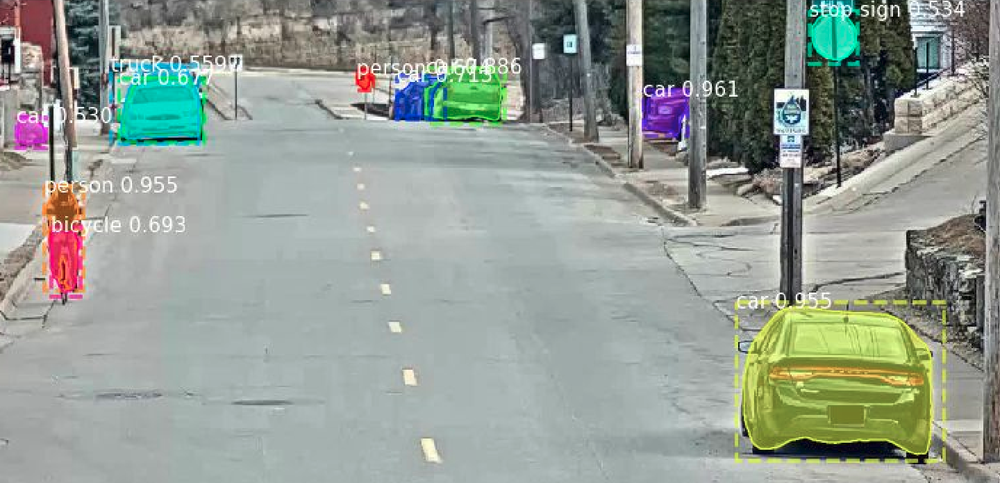
#> input picture images/segmented.png, 1000 x 483 px, shrunk from 1440 x 695 before the run
$ python histogram.py
#> lines starting #> are read from the running program, lines starting #| are printed output that depends on the picture; long printed decimals are rounded
#> further down, img is the input picture: shape (483, 1000, 3); mean B, G, R 147.3, 155.9, 147.1
import numpy as np
import cv2
import sys
import os
from matplotlib import pyplot as plt


def compute_histogram(im, block_factor=3, color_space='HSV'):

    """
    Computes the histogram as grid of patches with size img.size/block_factor.
    Returns list of histograms of each block.
    The histograms are indexed in following way:
    hist[block_idx][channel]
    """
#> called with block_factor = 4, color_space = 'GRAY'

    # Shape = rows and columns
    remainder_rows = im.shape[0] % block_factor
#> remainder_rows = 3
    remainder_cols = im.shape[1] % block_factor
#> remainder_cols = 0

    im_block = cv2.copyMakeBorder(im, block_factor - remainder_rows, 0, block_factor - remainder_cols, 0,
                                  cv2.BORDER_CONSTANT)
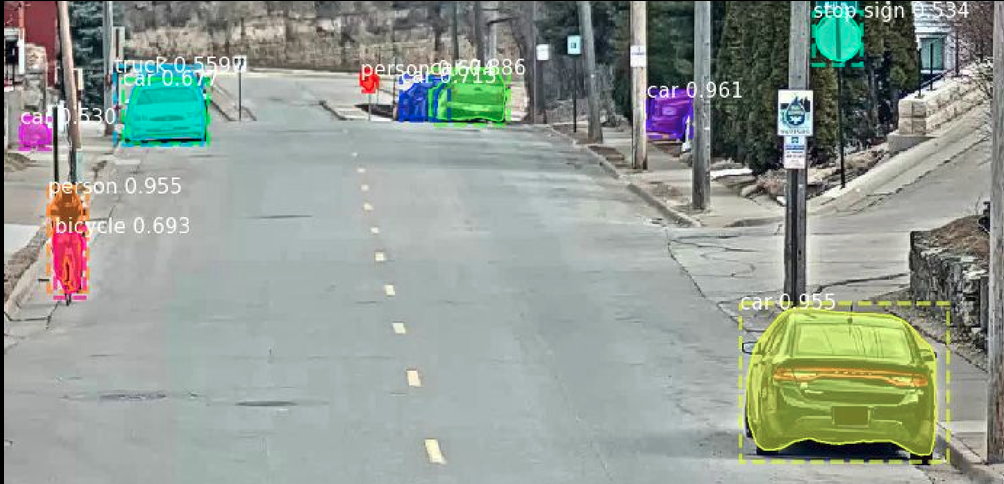
#> im_block: shape (484, 1004, 3); mean B, G, R 146.4, 155, 146.3

    windowsize_r = int(im_block.shape[0] / block_factor)
#> windowsize_r = 121
    windowsize_c = int(im_block.shape[1] / block_factor)
#> windowsize_c = 251

    # print(im_block.shape)
    # print(str(windowsize_r)+' '+str(windowsize_c))
    # cv2.imshow("fullImg", im_block)

    hist = []
    for r in range(0, im_block.shape[0], windowsize_r):
        for c in range(0, im_block.shape[1], windowsize_c):
            hist_blocks = []
            window = im_block[r:r + windowsize_r, c:c + windowsize_c]
            if color_space == 'GRAY':
                window_gray = cv2.cvtColor(window, cv2.COLOR_BGR2GRAY)
                hist_block = cv2.calcHist([window_gray], [0], None, [256], [0, 256])
                cv2.normalize(hist_block, hist_block, alpha=0, beta=1, norm_type=cv2.NORM_MINMAX)
                hist_blocks.append(hist_block)
            elif color_space == 'RGB':
                hist_block = cv2.calcHist([window], [0], None, [256], [0, 256])
                cv2.normalize(hist_block, hist_block, alpha=0, beta=1, norm_type=cv2.NORM_MINMAX)
                hist_blocks.append(hist_block)
                hist_block = cv2.calcHist([window], [1], None, [256], [0, 256])
                cv2.normalize(hist_block, hist_block, alpha=0, beta=1, norm_type=cv2.NORM_MINMAX)
                hist_blocks.append(hist_block)
                hist_block = cv2.calcHist([window], [2], None, [256], [0, 256])
                cv2.normalize(hist_block, hist_block, alpha=0, beta=1, norm_type=cv2.NORM_MINMAX)
                hist_blocks.append(hist_block)
            elif color_space == 'HSV':
                window = cv2.cvtColor(window, cv2.COLOR_BGR2HSV)
                hist_block = cv2.calcHist([window], [0], None, [256], [0, 256])
                cv2.normalize(hist_block, hist_block, alpha=0, beta=1, norm_type=cv2.NORM_MINMAX)
                hist_blocks.append(hist_block)
                hist_block = cv2.calcHist([window], [1], None, [256], [0, 256])
                cv2.normalize(hist_block, hist_block, alpha=0, beta=1, norm_type=cv2.NORM_MINMAX)
                hist_blocks.append(hist_block)
                hist_block = cv2.calcHist([window], [2], None, [256], [0, 256])
                cv2.normalize(hist_block, hist_block, alpha=0, beta=1, norm_type=cv2.NORM_MINMAX)
                hist_blocks.append(hist_block)

            hist.append(hist_blocks)
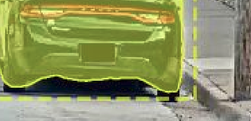
#> window: shape (121, 251, 3); mean B, G, R 96, 147.4, 141.1
#> after the loop, hist = 16 items

    return hist


def compare_histogram_blocks(hist1, hist2, method=1):
    """
    methods: 1=chi-square, 2=histogram-intersection 3=Hellinger-distance
    """
    if len(hist1) == 3:
        score1 = cv2.compareHist(hist1[0], hist2[0], method=method)
        score2 = cv2.compareHist(hist1[1], hist2[1], method=method)
        score3 = cv2.compareHist(hist1[2], hist2[2], method=method)
        score = score1 + score2 + score3
    else:
        score = cv2.compareHist(hist1[0], hist2[0], method=method)
    return score


if __name__ == "__main__":
    img = cv2.imread("../../images/segmented.png",1)
    hist = compute_histogram(img,4,'GRAY')
#> hist = 16 items
    print(np.shape(hist))
#| (16, 1, 256, 1)
    score = compare_histogram_blocks(hist[0],hist[8])
#> in compare_histogram_blocks, `score = cv2.compareHist(hist1[0], hist2[0], method=method)`: score = 48.27
#> score = 48.27
    print (score)
#| 48.268
